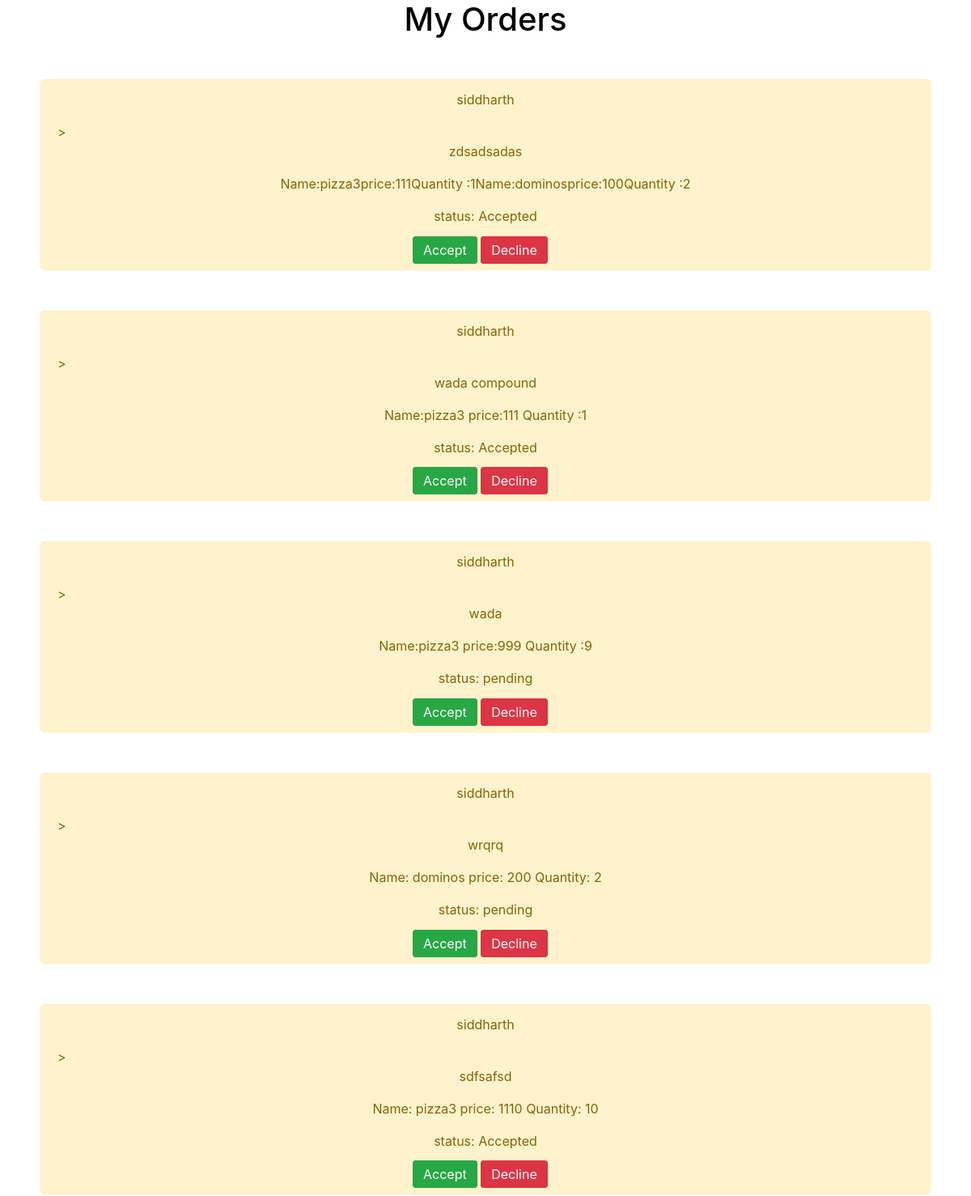
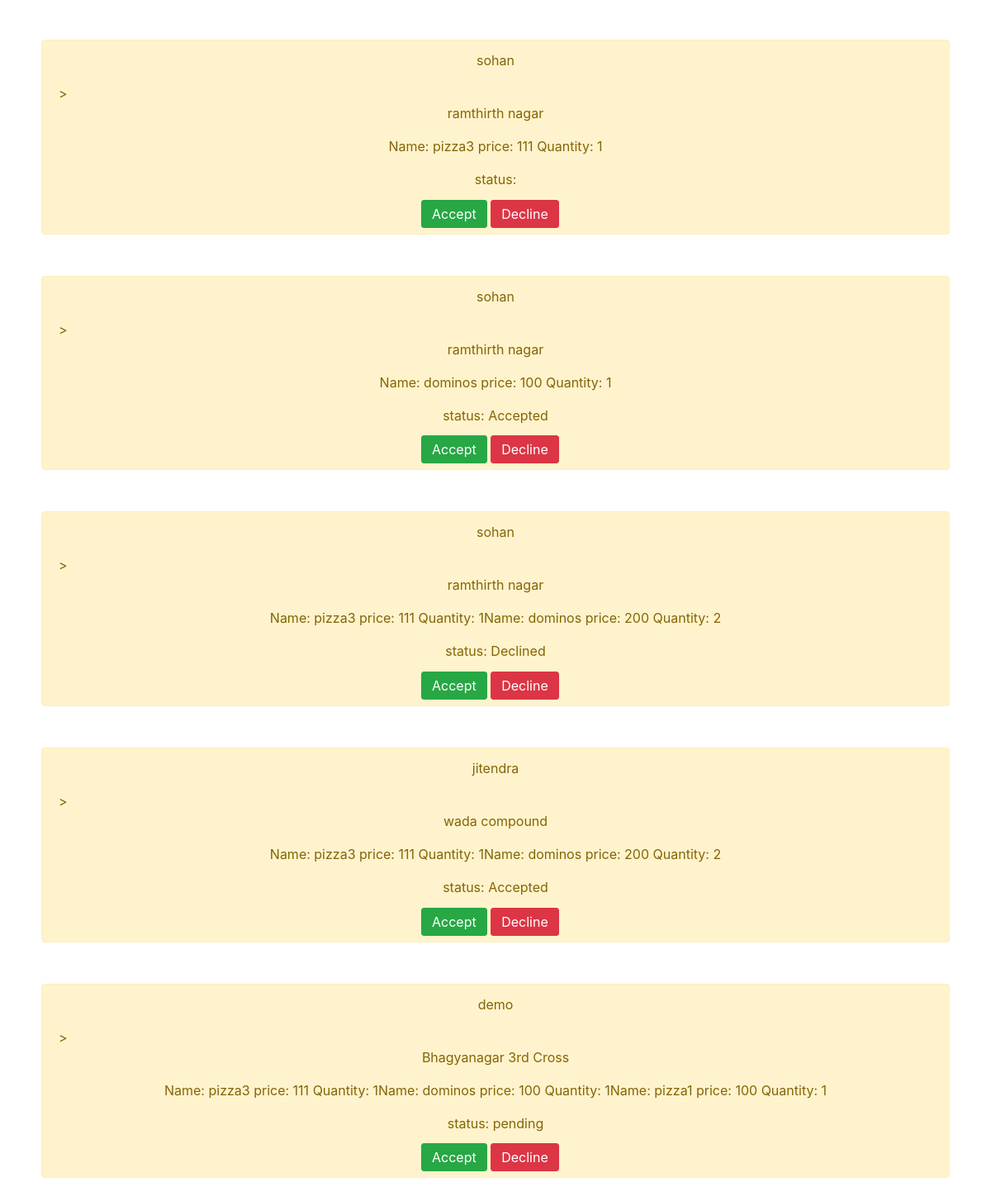
The page /adminorders/ on the database its author committed (2 pictures, top to bottom).
### pizzaapp/models.py (models this page shows)
class OrderModel(models.Model):
	username = models.CharField(max_length = 20)
	address = models.CharField(max_length = 100)
	ordereditems = 	models.CharField(max_length = 100)
	status = models.CharField(max_length= 10)

### pizzaapp/views.py (the view)
# urls.py: path("adminorders/", adminorders),
def adminorders(request):
	orders = OrderModel.objects.all()
	context = {'orders': orders}
	return render(request,"pizzaapp/adminorders.html",context)

### pizzaapp/templates/pizzaapp/adminorders.html
{% extends 'pizzaapp/base.html' %}
{% block content %}
<h1 style="color: black; text-align: center;">My Orders</h1>
{% for order in orders %}
<div style = "margin: 50px "class ="alert alert-warning" role= "alert">
<p style="text-align: center">{{order.username}}</p>
>
<p style="text-align: center">{{order.address}}</p>
<p style="text-align: center">{{order.ordereditems}}</p>
<p style="text-align: center">status: {{order.status}}</p>
<div class="container" style="width : 210px; margin: auto">
	<a href="/acceptorder/{{order.id}}/" style="display: inline;" class = "btn btn-success" >Accept</a>
	<a href="/declineorder/{{order.id}}/" style="display: inline;" class = "btn btn-danger">Decline</a>
</div>
</div>
{% endfor %}
{% endblock %}

### pizzaapp/templates/pizzaapp/base.html (shortened to what this page needs)
<!DOCTYPE html>
<html>
<head>
	<link rel="stylesheet" href="https://stackpath.bootstrapcdn.com/bootstrap/4.5.0/css/bootstrap.min.css">
</head>
<body>
{% block content %}
{% endblock %}
</body>
</html>

### rows shown on the page
OrderModel: username "siddharth", address "zdsadsadas", ordereditems "Name:pizza3price:111Quantity :1Name:dominosprice:100Quantity :2", status "Accepted"
OrderModel: username "siddharth", address "wada compound", ordereditems "Name:pizza3 price:111 Quantity :1", status "Accepted"
OrderModel: username "siddharth", address "wada", ordereditems "Name:pizza3 price:999 Quantity :9", status "pending"
OrderModel: username "siddharth", address "wrqrq", ordereditems "Name: dominos price: 200 Quantity: 2", status "pending"
OrderModel: username "siddharth", address "sdfsafsd", ordereditems "Name: pizza3 price: 1110 Quantity: 10", status "Accepted"
OrderModel: username "sohan", address "ramthirth nagar", ordereditems "Name: pizza3 price: 111 Quantity: 1"
OrderModel: username "sohan", address "ramthirth nagar", ordereditems "Name: dominos price: 100 Quantity: 1", status "Accepted"
OrderModel: username "sohan", address "ramthirth nagar", ordereditems "Name: pizza3 price: 111 Quantity: 1Name: dominos price: 200 Quantity: 2", status "Declined"
OrderModel: username "jitendra", address "wada compound", ordereditems "Name: pizza3 price: 111 Quantity: 1Name: dominos price: 200 Quantity: 2", status "Accepted"
OrderModel: username "demo", address "Bhagyanagar 3rd Cross", ordereditems "Name: pizza3 price: 111 Quantity: 1Name: dominos price: 100 Quantity: 1Name: pizza1 price: 100 Quantity: 1", status "pending"
